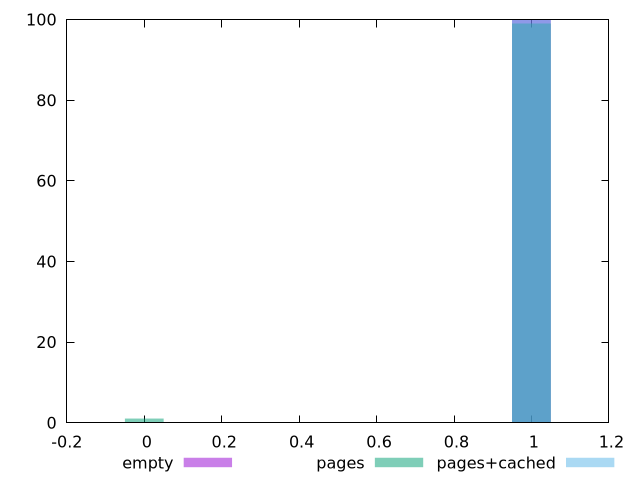

Source code (gnuplot):
$_empty <<EOF
1 100
EOF
$_pages <<EOF
1 99
0 1
EOF
$_pagesCached <<EOF
1 100
EOF
set key outside below
set terminal pngcairo
set output "report_00005_2020-11-02T22-26-11.212Z/uses-optimized-images/uses-optimized-images_empty_pages_pages+cached+hist.png"
set boxwidth 0.1
set style fill transparent solid 0.5 noborder
set yrange [0:100]
plot $_empty title "empty" with boxes ,$_pages title "pages" with boxes ,$_pagesCached title "pages+cached" with boxes ,
